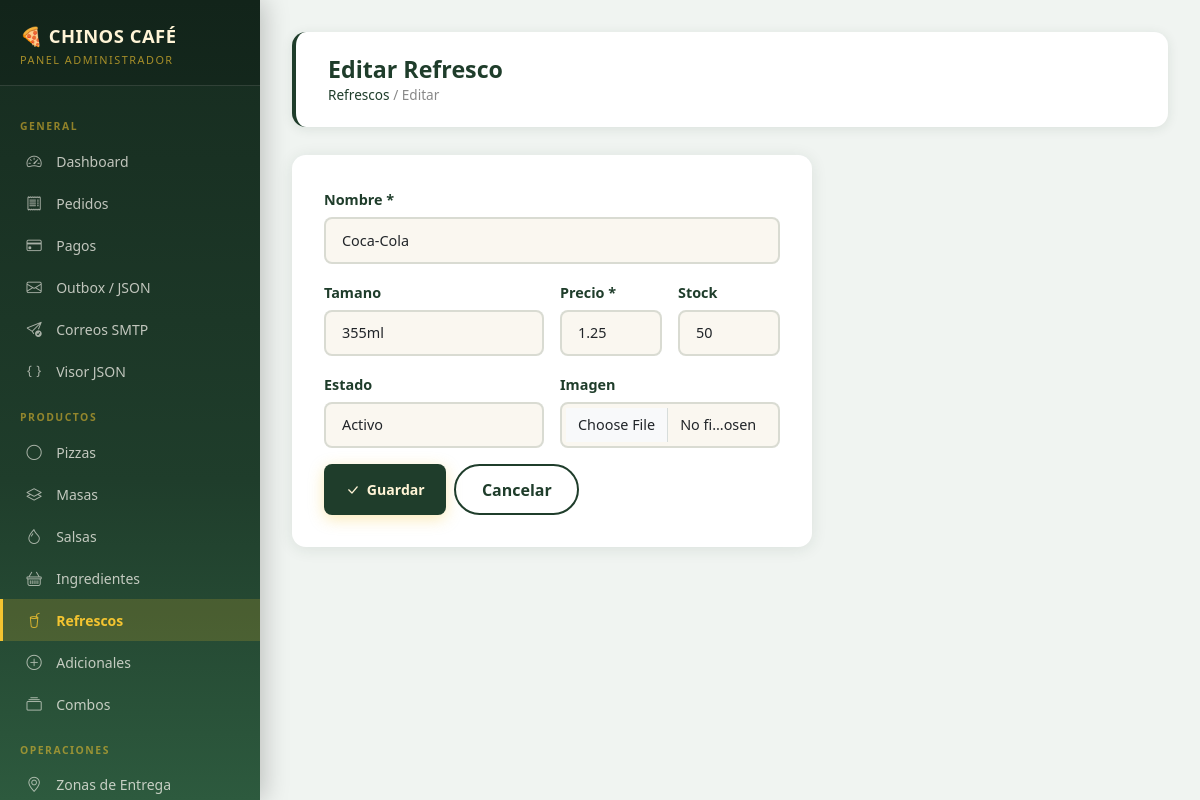
Page /admin/refrescos/editar/1 (signed in) on the committed database.
### app/models.py (models this page shows)
class Drink(db.Model):
    __tablename__ = 'refrescos'
    id = db.Column(db.Integer, primary_key=True)
    nombre = db.Column(db.String(100), nullable=False)
    tamano = db.Column(db.String(50))
    precio = db.Column(db.Numeric(10, 2), nullable=False)
    stock = db.Column(db.Integer, default=50)
    imagen = db.Column(db.String(255))
    estado = db.Column(db.String(20), default='activo')

### app/routes/admin.py (the view, shortened to what this page needs)
@admin_bp.route('/refrescos/editar/<int:rid>', methods=['GET', 'POST'])
@login_required
@require_admin
def editar_refresco(rid):
    item = Drink.query.get_or_404(rid)
    return render_template('admin/editar_refresco.html', refresco=item)

### app/models.py (called while the page is built)
    @property
    def rol_nombre(self):
        return self.role.nombre if self.role else ''

    def is_admin(self):
        return self.rol_nombre == 'Administrador'

### app/routes/admin.py (called while the page is built)
def require_admin(f):
    from functools import wraps
    @wraps(f)
    def decorated(*args, **kwargs):
        if not current_user.is_authenticated or not current_user.is_admin():
            flash('Acceso restringido a administradores.', 'danger')
            return redirect(url_for('public.index'))
        return f(*args, **kwargs)
    return decorated

### app/templates/admin/editar_refresco.html (shortened to what this page needs)
{% extends "admin/base_admin.html" %}
{% block content %}
<div class="page-header"><div><h1>Editar Refresco</h1><div class="breadcrumb-custom"><a href="{{ url_for('admin.refrescos') }}">Refrescos</a> / Editar</div></div></div>
<div class="form-card" style="max-width:520px">
  <form method="POST" enctype="multipart/form-data">
    <div class="row g-3">
      <div class="col-12"><label class="form-label">Nombre *</label><input type="text" name="nombre" class="form-control" value="{{ refresco.nombre }}" required></div>
      <div class="col-md-6"><label class="form-label">Tamano</label><input type="text" name="tamano" class="form-control" value="{{ refresco.tamano or '' }}"></div>
      <div class="col-md-3"><label class="form-label">Precio *</label><input type="number" name="precio" class="form-control" step="0.01" value="{{ refresco.precio }}" required></div>
      <div class="col-md-3"><label class="form-label">Stock</label><input type="number" name="stock" class="form-control" value="{{ refresco.stock }}"></div>
      <div class="col-md-6"><label class="form-label">Estado</label><select name="estado" class="form-select"><option value="activo" {{ 'selected' if refresco.estado=='activo' }}>Activo</option></select></div>
      <div class="col-md-6"><label class="form-label">Imagen</label><input type="file" name="imagen" class="form-control" accept=".png,.jpg,.jpeg,.webp"></div>
      <div class="col-12 d-flex gap-2"><button type="submit" class="btn-primary-custom"><i class="bi bi-check-lg"></i> Guardar</button><a href="{{ url_for('admin.refrescos') }}" class="btn-outline-custom" style="color:var(--basil);border-color:var(--basil)">Cancelar</a></div>
    </div>
  </form>
</div>
{% endblock %}

### app/static/css/main.css (style rules this page uses)
:root { --basil: #1F3D2B; --cream: #FFF4D6; --tomato: #B83227; --cheese: #F4C430; --carbon: #171717; --warm: #FAF7F0; --basil-light: #2d5a3e; --shadow: 0 4px 20px rgba(31,61,43,.12); --shadow-lg: 0 8px 40px rgba(31,61,43,.18); --radius: 14px; --radius-sm: 8px; --transition: .25s ease; --font: 'Segoe UI', system-ui, -apple-system, sans-serif; }
*, *::before, *::after { box-sizing: border-box; margin: 0; padding: 0; }
html { font-size: 16px; scroll-behavior: smooth; }
body { font-family: var(--font); background: var(--warm); color: var(--carbon); min-height: 100vh; }
h1,h2,h3,h4,h5,h6 { line-height: 1.3; font-weight: 700; }
a { color: var(--basil); text-decoration: none; transition: color var(--transition); }
.btn-primary-custom { background: var(--cheese); color: var(--carbon); border: none; padding: .75rem 1.8rem; border-radius: 30px; font-weight: 700; font-size: .95rem; transition: all var(--transition); box-shadow: 0 4px 15px rgba(244,196,48,.35); cursor: pointer; display: inline-flex; align-items: center; gap: .5rem; }
.btn-outline-custom { background: transparent; color: var(--cream); border: 2px solid var(--cream); padding: .7rem 1.6rem; border-radius: 30px; font-weight: 600; transition: all var(--transition); cursor: pointer; display: inline-flex; align-items: center; gap: .5rem; }
.form-card { background: white; border-radius: var(--radius); padding: 2rem; box-shadow: var(--shadow); }
.form-label { font-weight: 600; color: var(--basil); font-size: .9rem; margin-bottom: .4rem; }
.form-control, .form-select { border: 2px solid rgba(31,61,43,.15); border-radius: var(--radius-sm); padding: .65rem 1rem; font-size: .9rem; transition: border-color var(--transition); background: var(--warm); }
.page-header { background: white; border-radius: var(--radius); padding: 1.5rem 2rem; margin-bottom: 1.5rem; box-shadow: var(--shadow); display: flex; align-items: center; justify-content: space-between; flex-wrap: wrap; gap: 1rem; }
.page-header h1 { font-size: 1.5rem; color: var(--basil); margin: 0; }
.breadcrumb-custom { color: #888; font-size: .85rem; }
.breadcrumb-custom a { color: var(--basil); }
:root { --basil-dark: #162b1f; --basil-mid: #2d5a3e; --gold: #e6b800; --sidebar-w: 260px; --admin-bg: #f0f4f1; }
body:has(.sidebar) { display: flex; overflow: hidden; height: 100vh; }
.page-header { background: white; border-radius: var(--radius); padding: 1.4rem 2rem; margin-bottom: 1.75rem; box-shadow: 0 2px 12px rgba(31,61,43,.1); display: flex; align-items: center; justify-content: space-between; flex-wrap: wrap; gap: 1rem; border-left: 4px solid var(--basil); }
.page-header h1 { font-size: 1.45rem; color: var(--basil); margin: 0; }
.form-card { background: white; border-radius: var(--radius); padding: 2rem; box-shadow: 0 2px 16px rgba(31,61,43,.1); transition: box-shadow .2s ease; }
.btn-primary-custom { background: var(--basil); color: var(--cream); border: none; border-radius: var(--radius-sm); padding: .65rem 1.35rem; font-weight: 700; font-size: .88rem; cursor: pointer; transition: all .2s ease; display: inline-flex; align-items: center; gap: .45rem; }
.form-card, .stat-card, .table-custom { animation: fadeInUp .35s ease both; }

### rows in the picture
Drink: nombre "Coca-Cola", tamano "355ml", precio "1.25", stock "50"
